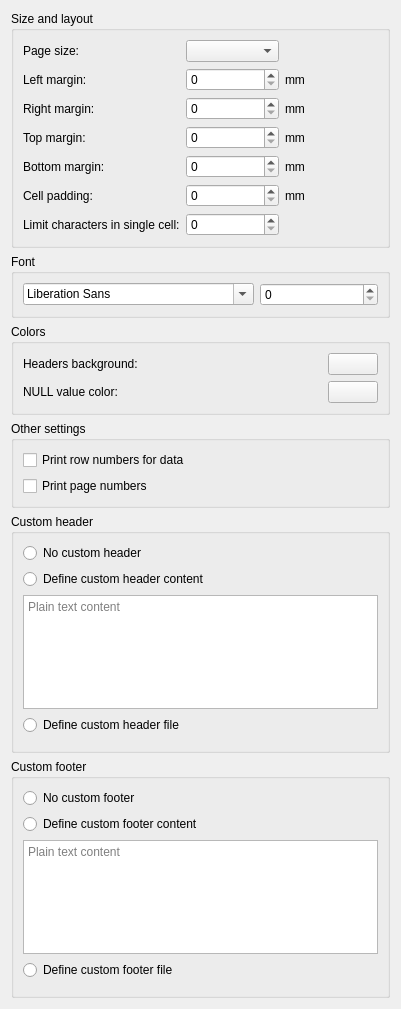
<?xml version="1.0" encoding="UTF-8"?>
<ui version="4.0">
 <class>PdfExportConfig</class>
 <widget class="QWidget" name="PdfExportConfig">
  <property name="geometry">
   <rect>
    <x>0</x>
    <y>0</y>
    <width>401</width>
    <height>1009</height>
   </rect>
  </property>
  <property name="windowTitle">
   <string notr="true">Form</string>
  </property>
  <layout class="QVBoxLayout" name="verticalLayout">
   <item>
    <widget class="QGroupBox" name="sizeAndLayoutGroup">
     <property name="title">
      <string>Size and layout</string>
     </property>
     <layout class="QGridLayout" name="gridLayout">
      <item row="6" column="1">
       <widget class="QSpinBox" name="byteLimitSpin">
        <property name="maximum">
         <number>999</number>
        </property>
        <property name="cfg" stdset="0">
         <string notr="true">PdfExport.MaxCellBytes</string>
        </property>
       </widget>
      </item>
      <item row="0" column="0">
       <widget class="QLabel" name="pageSizeLabel">
        <property name="text">
         <string>Page size:</string>
        </property>
       </widget>
      </item>
      <item row="4" column="1">
       <widget class="QSpinBox" name="bottomMarginSpin">
        <property name="maximum">
         <number>999999</number>
        </property>
        <property name="cfg" stdset="0">
         <string notr="true">PdfExport.BottomMargin</string>
        </property>
       </widget>
      </item>
      <item row="2" column="1">
       <widget class="QSpinBox" name="rightMarginSpin">
        <property name="maximum">
         <number>999999</number>
        </property>
        <property name="cfg" stdset="0">
         <string notr="true">PdfExport.RightMargin</string>
        </property>
       </widget>
      </item>
      <item row="2" column="0">
       <widget class="QLabel" name="rightMarginLabel">
        <property name="text">
         <string>Right margin:</string>
        </property>
       </widget>
      </item>
      <item row="1" column="0">
       <widget class="QLabel" name="leftMarginLabel">
        <property name="text">
         <string>Left margin:</string>
        </property>
       </widget>
      </item>
      <item row="5" column="0">
       <widget class="QLabel" name="paddingLabel">
        <property name="text">
         <string>Cell padding:</string>
        </property>
       </widget>
      </item>
      <item row="6" column="0">
       <widget class="QLabel" name="byteLimitLabel">
        <property name="text">
         <string>Limit characters in single cell:</string>
        </property>
       </widget>
      </item>
      <item row="5" column="2">
       <widget class="QLabel" name="paddingMmLabel">
        <property name="text">
         <string>mm</string>
        </property>
       </widget>
      </item>
      <item row="5" column="1">
       <widget class="QSpinBox" name="paddingSpin">
        <property name="maximum">
         <number>999999</number>
        </property>
        <property name="cfg" stdset="0">
         <string notr="true">PdfExport.Padding</string>
        </property>
       </widget>
      </item>
      <item row="2" column="2">
       <widget class="QLabel" name="rightMarginMmLabel">
        <property name="text">
         <string>mm</string>
        </property>
       </widget>
      </item>
      <item row="3" column="2">
       <widget class="QLabel" name="topMarginMmLabel">
        <property name="text">
         <string>mm</string>
        </property>
       </widget>
      </item>
      <item row="3" column="1">
       <widget class="QSpinBox" name="topMarginSpin">
        <property name="maximum">
         <number>999999</number>
        </property>
        <property name="cfg" stdset="0">
         <string notr="true">PdfExport.TopMargin</string>
        </property>
       </widget>
      </item>
      <item row="4" column="2">
       <widget class="QLabel" name="bottomMarginMmLabel">
        <property name="text">
         <string>mm</string>
        </property>
       </widget>
      </item>
      <item row="4" column="0">
       <widget class="QLabel" name="bottomMarginLabel">
        <property name="text">
         <string>Bottom margin:</string>
        </property>
       </widget>
      </item>
      <item row="0" column="1">
       <widget class="ConfigComboBox" name="pageSizeCombo">
        <property name="modelName" stdset="0">
         <string notr="true">PdfExport.PageSizes</string>
        </property>
        <property name="cfg" stdset="0">
         <string notr="true">PdfExport.PageSize</string>
        </property>
       </widget>
      </item>
      <item row="1" column="2">
       <widget class="QLabel" name="leftMarginMmLabel">
        <property name="text">
         <string>mm</string>
        </property>
       </widget>
      </item>
      <item row="3" column="0">
       <widget class="QLabel" name="topMarginLabel">
        <property name="text">
         <string>Top margin:</string>
        </property>
       </widget>
      </item>
      <item row="1" column="1">
       <widget class="QSpinBox" name="leftMarginSpin">
        <property name="maximum">
         <number>999999</number>
        </property>
        <property name="cfg" stdset="0">
         <string notr="true">PdfExport.LeftMargin</string>
        </property>
       </widget>
      </item>
     </layout>
    </widget>
   </item>
   <item>
    <widget class="QGroupBox" name="fontGroup">
     <property name="title">
      <string>Font</string>
     </property>
     <layout class="QGridLayout" name="gridLayout_2">
      <item row="0" column="1">
       <widget class="QSpinBox" name="fontSizeSpin">
        <property name="cfg" stdset="0">
         <string notr="true">PdfExport.FontSize</string>
        </property>
       </widget>
      </item>
      <item row="0" column="0">
       <widget class="QFontComboBox" name="fontComboBox">
        <property name="cfg" stdset="0">
         <string notr="true">PdfExport.Font</string>
        </property>
       </widget>
      </item>
     </layout>
    </widget>
   </item>
   <item>
    <widget class="QGroupBox" name="colorsGroup">
     <property name="title">
      <string>Colors</string>
     </property>
     <layout class="QGridLayout" name="gridLayout_3">
      <item row="0" column="0">
       <widget class="QLabel" name="headerBgColorLabel">
        <property name="text">
         <string>Headers background:</string>
        </property>
       </widget>
      </item>
      <item row="0" column="1">
       <widget class="ColorButton" name="headerBgColorButton">
        <property name="maximumSize">
         <size>
          <width>50</width>
          <height>16777215</height>
         </size>
        </property>
        <property name="text">
         <string notr="true"/>
        </property>
        <property name="cfg" stdset="0">
         <string notr="true">PdfExport.HeaderBgColor</string>
        </property>
       </widget>
      </item>
      <item row="1" column="0">
       <widget class="QLabel" name="nullColorLabel">
        <property name="text">
         <string>NULL value color:</string>
        </property>
       </widget>
      </item>
      <item row="1" column="1">
       <widget class="ColorButton" name="nullColorButton">
        <property name="maximumSize">
         <size>
          <width>50</width>
          <height>16777215</height>
         </size>
        </property>
        <property name="text">
         <string notr="true"/>
        </property>
        <property name="cfg" stdset="0">
         <string notr="true">PdfExport.NullValueColor</string>
        </property>
       </widget>
      </item>
     </layout>
    </widget>
   </item>
   <item>
    <widget class="QGroupBox" name="otherGroup">
     <property name="title">
      <string>Other settings</string>
     </property>
     <layout class="QGridLayout" name="gridLayout_4">
      <item row="0" column="0">
       <widget class="QCheckBox" name="rowNumCheck">
        <property name="text">
         <string>Print row numbers for data</string>
        </property>
        <property name="cfg" stdset="0">
         <string notr="true">PdfExport.PrintRowNum</string>
        </property>
       </widget>
      </item>
      <item row="1" column="0">
       <widget class="QCheckBox" name="pageNumbersCheck">
        <property name="text">
         <string>Print page numbers</string>
        </property>
        <property name="cfg" stdset="0">
         <string notr="true">PdfExport.PrintPageNumbers</string>
        </property>
       </widget>
      </item>
     </layout>
    </widget>
   </item>
   <item>
    <widget class="QGroupBox" name="customHeaderGroup">
     <property name="title">
      <string>Custom header</string>
     </property>
     <layout class="QVBoxLayout" name="verticalLayout_2">
      <item>
       <widget class="ConfigRadioButton" name="noCustomHdrRadio">
        <property name="text">
         <string>No custom header</string>
        </property>
        <property name="cfg" stdset="0">
         <string notr="true">PdfExport.CustomHeaderMode</string>
        </property>
        <property name="assignedValue" stdset="0">
         <number>0</number>
        </property>
       </widget>
      </item>
      <item>
       <widget class="ConfigRadioButton" name="customHdrContentRadio">
        <property name="text">
         <string>Define custom header content</string>
        </property>
        <property name="assignedValue" stdset="0">
         <number>1</number>
        </property>
        <property name="cfg" stdset="0">
         <string notr="true">PdfExport.CustomHeaderMode</string>
        </property>
       </widget>
      </item>
      <item>
       <widget class="QPlainTextEdit" name="customHdrContentEdit">
        <property name="placeholderText">
         <string>Plain text content</string>
        </property>
        <property name="cfg" stdset="0">
         <string notr="true">PdfExport.CustomHdrContent</string>
        </property>
       </widget>
      </item>
      <item>
       <widget class="ConfigRadioButton" name="customHdrFileRadio">
        <property name="text">
         <string>Define custom header file</string>
        </property>
        <property name="cfg" stdset="0">
         <string notr="true">PdfExport.CustomHeaderMode</string>
        </property>
        <property name="assignedValue" stdset="0">
         <number>2</number>
        </property>
       </widget>
      </item>
      <item>
       <widget class="FileEdit" name="headerFileEdit" native="true">
        <property name="cfg" stdset="0">
         <string notr="true">PdfExport.CustomHdrFile</string>
        </property>
        <property name="dialogTitle" stdset="0">
         <string>Choose file for the header</string>
        </property>
        <property name="filters" stdset="0">
         <string>Text files (*.txt);;All files (*)</string>
        </property>
       </widget>
      </item>
     </layout>
    </widget>
   </item>
   <item>
    <widget class="QGroupBox" name="customFooterGroup">
     <property name="title">
      <string>Custom footer</string>
     </property>
     <layout class="QVBoxLayout" name="verticalLayout_3">
      <item>
       <widget class="ConfigRadioButton" name="noCustomFtrRadio">
        <property name="text">
         <string>No custom footer</string>
        </property>
        <property name="cfg" stdset="0">
         <string notr="true">PdfExport.CustomFooterMode</string>
        </property>
        <property name="assignedValue" stdset="0">
         <number>0</number>
        </property>
       </widget>
      </item>
      <item>
       <widget class="ConfigRadioButton" name="customFtrContentRadio">
        <property name="text">
         <string>Define custom footer content</string>
        </property>
        <property name="assignedValue" stdset="0">
         <number>1</number>
        </property>
        <property name="cfg" stdset="0">
         <string notr="true">PdfExport.CustomFooterMode</string>
        </property>
       </widget>
      </item>
      <item>
       <widget class="QPlainTextEdit" name="customFtrContentEdit">
        <property name="placeholderText">
         <string>Plain text content</string>
        </property>
        <property name="cfg" stdset="0">
         <string notr="true">PdfExport.CustomFtrContent</string>
        </property>
       </widget>
      </item>
      <item>
       <widget class="ConfigRadioButton" name="customFtrFileRadio">
        <property name="text">
         <string>Define custom footer file</string>
        </property>
        <property name="cfg" stdset="0">
         <string notr="true">PdfExport.CustomFooterMode</string>
        </property>
        <property name="assignedValue" stdset="0">
         <number>2</number>
        </property>
       </widget>
      </item>
      <item>
       <widget class="FileEdit" name="footerFileEdit" native="true">
        <property name="cfg" stdset="0">
         <string notr="true">PdfExport.CustomFtrFile</string>
        </property>
        <property name="dialogTitle" stdset="0">
         <string>Choose file for the footer</string>
        </property>
        <property name="filters" stdset="0">
         <string>Text files (*.txt);;All files (*)</string>
        </property>
       </widget>
      </item>
     </layout>
    </widget>
   </item>
  </layout>
 </widget>
 <customwidgets>
  <customwidget>
   <class>ConfigComboBox</class>
   <extends>QComboBox</extends>
   <header>common/configcombobox.h</header>
  </customwidget>
  <customwidget>
   <class>ColorButton</class>
   <extends>QPushButton</extends>
   <header>common/colorbutton.h</header>
  </customwidget>
  <customwidget>
   <class>FileEdit</class>
   <extends>QWidget</extends>
   <header>common/fileedit.h</header>
   <container>1</container>
  </customwidget>
  <customwidget>
   <class>ConfigRadioButton</class>
   <extends>QRadioButton</extends>
   <header>common/configradiobutton.h</header>
  </customwidget>
 </customwidgets>
 <resources/>
 <connections/>
</ui>
